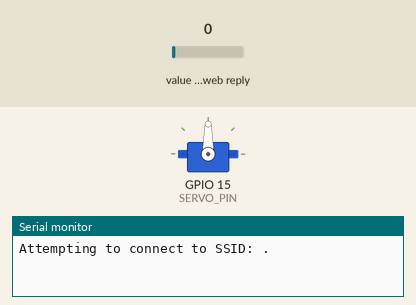
This sketch was run on a simulated ESP32. Parts: servo, the last lines printed to the serial monitor. The inputs (shaded band) are chosen by the test bench; at power-on: value in the web reply 0. WiFi joins after 1.5 s; servers stay silent unless stated; web services answer with replies made up by the test bench.

Above: at 0.1 s.
At 6.4 s:
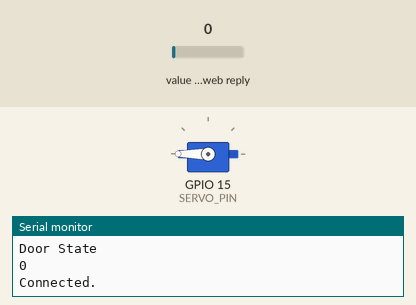
Timing chart, 0 to 7.9 s (numbered marks = the images above):
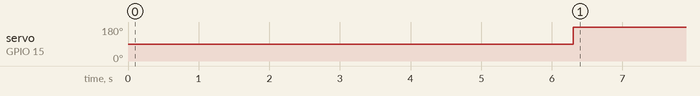

Measured:
- by itself, servo on GPIO 15 (SERVO_PIN): 90° → 180° at 6.3 s

The sketch:

smart_bird_feeder.ino
```cpp
#include<WiFi.h>
#include <ESP32Servo.h>
#include <ThingSpeak.h>

char ssid[] = "RPi-6";   // your network SSID (name)
char pass[] = "gpcet123";

WiFiClient client;

unsigned long myChannelNumber =  1816439;
const char * myReadAPIKey = "U117BFJ4XF4KQ3CE";

#define SERVO_PIN 15            // ESP32 pin 13connected to servo motor

Servo servoMotor;
int a;

void setup() {
  WiFi.mode(WIFI_STA);
  Serial.begin(115200);
  ThingSpeak.begin(client);
  servoMotor.attach(SERVO_PIN);  // attaches the servo on ESP32 pin
}

void loop() {

   if(WiFi.status() != WL_CONNECTED){
    Serial.print("Attempting to connect to SSID: ");
   }

   while(WiFi.status() != WL_CONNECTED){
      WiFi.begin(ssid, pass);  // Connect to WPA/WPA2 network. Change this line if using open or WEP network
      Serial.print(".");
      delay(5000);
    }

  Serial.println("\nConnected.");

  int a = ThingSpeak.readIntField(myChannelNumber, 1, myReadAPIKey); //READ THE VALUE FROM FIELD AND STORE IN A VARIABLE (a)
  Serial.println("Door State");
  Serial.print(a);
  delay(1000);

  servoMotor.write(90);


  if (a==0){
    servoMotor.write(180);
  }

   else{
    servoMotor.write(90);
    }
 }

//END OF PROGRAM
```
